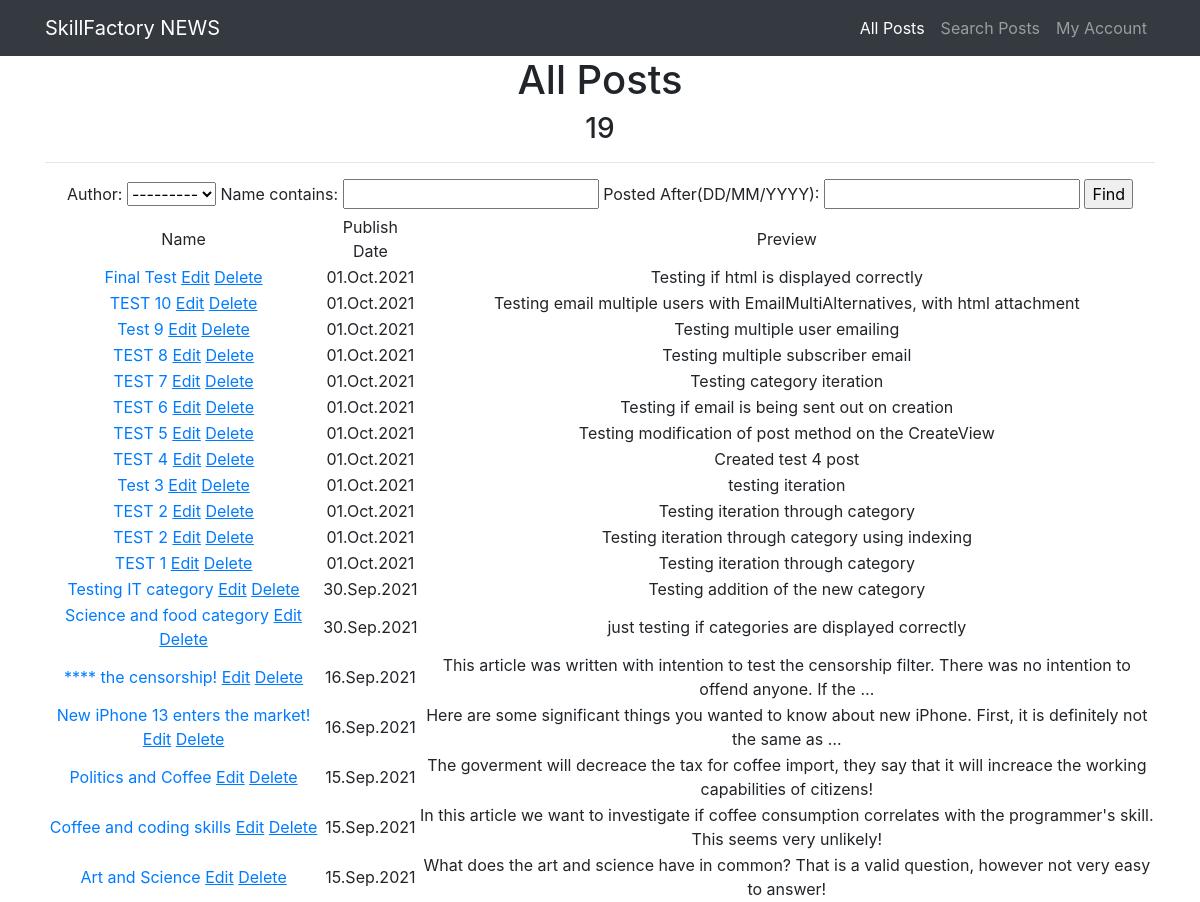
The app's page /search/, older data.
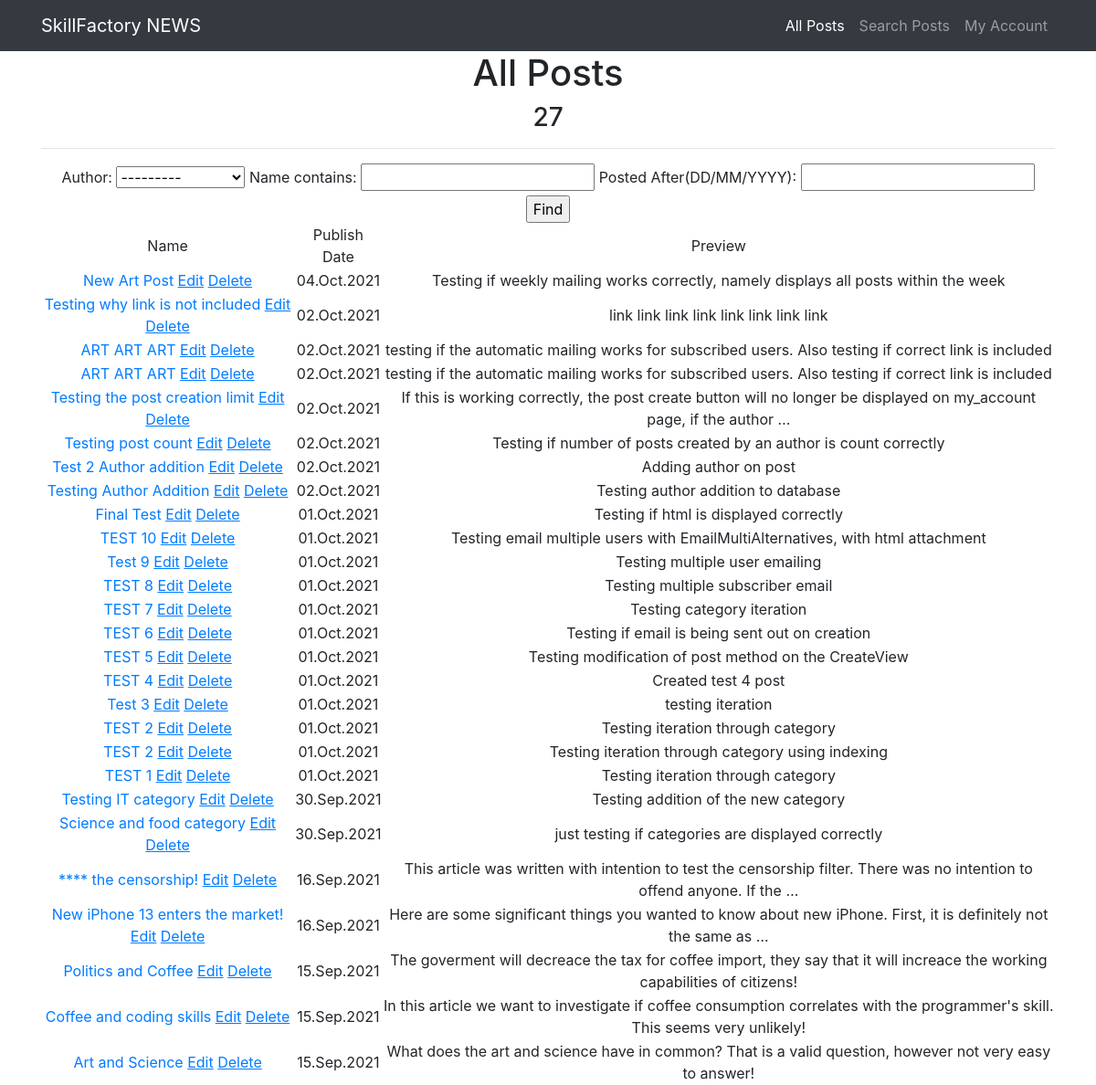
The same page, newer data.
### news/models.py (models this page shows, shortened)
class Post(models.Model):
    author = models.ForeignKey(Author, on_delete=models.CASCADE)
    type = models.CharField(max_length=3, choices=POST_TYPES, default=article)
    date = models.DateTimeField(auto_now_add=True)
    category = models.ManyToManyField(Category, through='PostCategory')
    name = models.CharField(max_length=255)
    text = models.TextField()
    rating = models.IntegerField(default=0)

### news/views.py (the view)
# urls.py: path('search/', PostSearch.as_view(), name='posts_search'),
class PostSearch(ListView):
    model = Post
    template_name = 'posts_search.html'
    context_object_name = 'posts_search'
    ordering = ['-id']
    def get_context_data(self, *, object_list=None, **kwargs):
        context = super().get_context_data(**kwargs)
        context['filter'] = PostFilter(self.request.GET, queryset=self.get_queryset())
        return context

### news/models.py (called while the page is built)
    def __str__(self):
        return f'{self.user.username.title()}'

### news/templatetags/custom_filters.py (called while the page is built)
@register.filter(name='Censor')
def Censor(value):
    if not isinstance(value, str):
        raise ValueError("Censor function accepts only strings")
    temp = value
    for word in CENSORED_WORDS.keys():
        test = re.compile(re.escape(word), re.IGNORECASE)
        result = test.sub(CENSORED_WORDS[word], temp)
        temp = str(result)
    return temp

### templates/posts_search.html (shortened to what this page needs)
{% extends 'flatpages/default.html' %}
{% load custom_filters %}
{% block content %}
    <h1>All Posts</h1>
    <h3>{{posts_search | length}}</h3>
    <hr>
    <form method="GET">
        {{filter.form}}
        <input type="submit" value="Find">
    </form>
    {% if filter.qs %}
        <table>
            <tr>
                <td>Name</td>
                <td>Publish Date</td>
                <td>Preview</td>
            </tr>
        {% for post in filter.qs %}
            <tr>
                <td>
                    <a href="{% url 'post_detail' post.id %}">{{post.name | Censor}}</a>
                    <a href="{% url 'post_update' post.id %}"><u>Edit</u></a>
                    <a href="{% url 'post_delete' post.id %}"><u>Delete</u></a>
                </td>
                <td>{{post.date | date:'d.M.Y'}}</td>
                <td>{{post.text | truncatewords:20 | Censor}}</td>
            </tr>
        {% endfor %}
        </table>
    {% else %}
        <p>No posts available!</p>
    {% endif %}
{% endblock content %}

### templates/flatpages/default.html (shortened to what this page needs)
{% load static %}
<!DOCTYPE html>
<html lang="en">
<head>
  <link href="{% static 'vendor/bootstrap/css/bootstrap.min.css' %}" rel="stylesheet">
</head>
<body>
  <nav class="navbar navbar-expand-lg navbar-dark bg-dark static-top">
    <div class="container">
      <a class="navbar-brand" href="#">SkillFactory NEWS</a>
      <div class="collapse navbar-collapse" id="navbarResponsive">
        <ul class="navbar-nav ml-auto">
          <li class="nav-item active">
            <a class="nav-link" href="/news">All Posts
            </a>
          </li>
          <li class="nav-item">
            <a class="nav-link" href="{% url 'posts_search' %}">Search Posts</a>
          </li>
          <li class="nav-item">
            <a class="nav-link" href="{% url 'my_account' %}">My Account</a>
          </li>
        </ul>
      </div>
    </div>
  </nav>
  <div class="container">
    <div class="row">
      <div class="col-lg-12 text-center">
       {% block content %}{% endblock content %}
      </div>
    </div>
  </div>
</body>
</html>

Row changes from the older to the newer data that the page shows:
added Post: name|Censor "New Art Post", date "04.Oct.2021", text|Censor "Testing if weekly mailing works correctly, namely displays all posts within the week"
added Post: name|Censor "Testing why link is not included", date "02.Oct.2021", text|Censor "link link link link link link link link"
added Post: name|Censor "ART ART ART", date "02.Oct.2021", text|Censor "testing if the automatic mailing works for subscribed users. Also testing if correct link is included"
added Post: name|Censor "ART ART ART", date "02.Oct.2021", text|Censor "testing if the automatic mailing works for subscribed users. Also testing if correct link is included"
added Post: name|Censor "Testing the post creation limit", date "02.Oct.2021", text|Censor "If this is working correctly, the post create button will no longer be displayed on my_account page, if the author …"
added Post: name|Censor "Testing post count", date "02.Oct.2021", text|Censor "Testing if number of posts created by an author is count correctly"
added Post: name|Censor "Test 2 Author addition", date "02.Oct.2021", text|Censor "Adding author on post"
added Post: name|Censor "Testing Author Addition", date "02.Oct.2021", text|Censor "Testing author addition to database"
Text that changed along with them:
{{ posts_search | length }}: "19" → "27"
